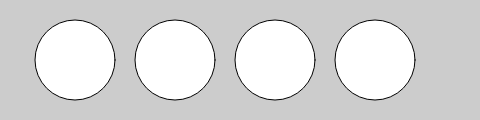
Frame 1 (no input)
Frame 60 (no input): identical to frame 1, image omitted
Frame 120 (the mouse pressed at the canvas centre since frame 60): identical to frame 1, image omitted

The p5.js sketch that drew this single still picture (run headless with seeded random() and noise() and a simulated clock; from frame 60 on, the mouse is pressed at the canvas centre):

// p5.js sketch
// ── sketch.js


var y = 60;
var d = 80;

function setup() {
  createCanvas(480, 120);
}

function draw() {
  background(204);
  ellipse(75, y, d, d); // left
  ellipse(175, y, d, d); //middle
  ellipse(275, y, d, d); //right
  ellipse(375, y, d, d); //extra
}
